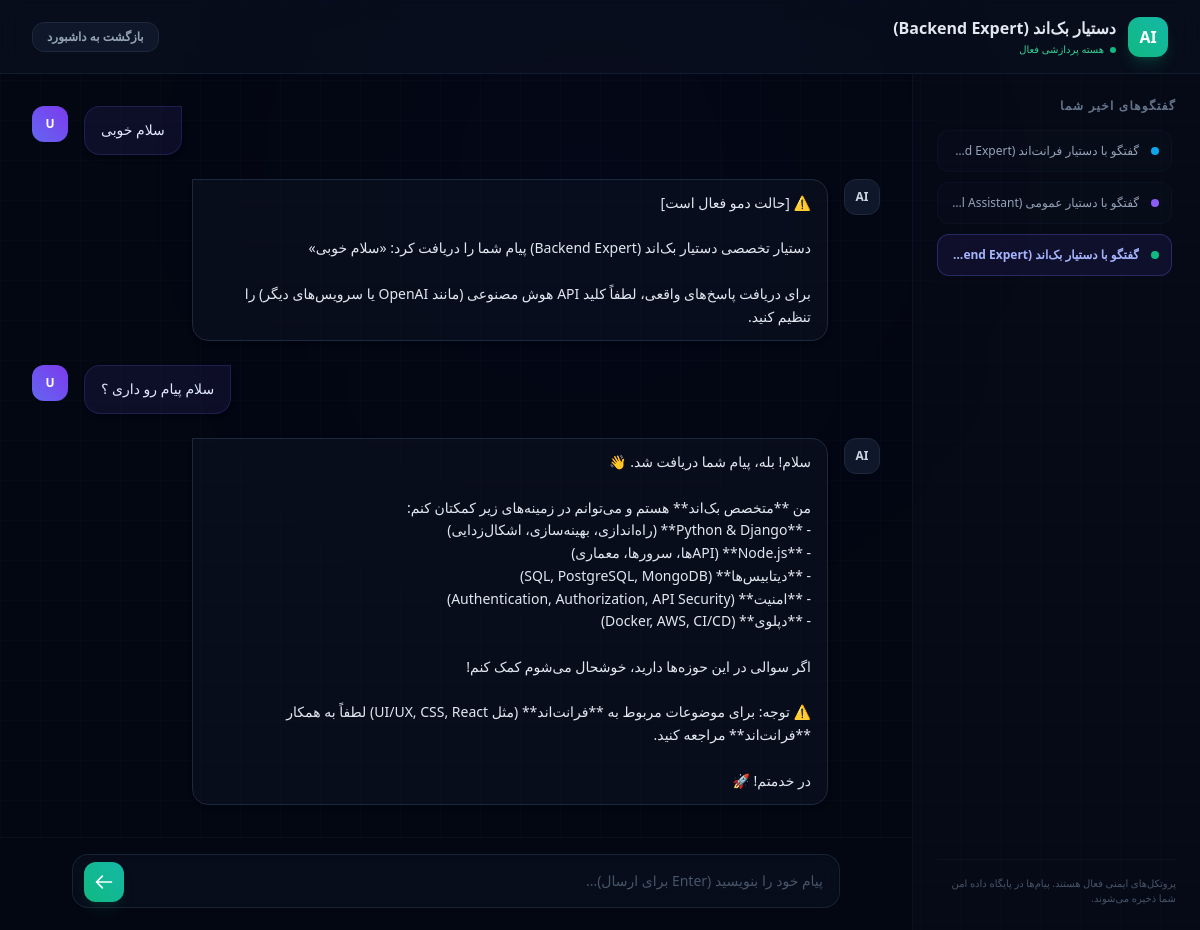
/chat/session/1/ (signed in), run on the app's committed database.
### chat/models.py (models this page shows, shortened)
class ChatSession(models.Model):
    AGENT_CHOICES = [
        ('frontend', 'دستیار فرانت‌اند (Frontend Expert)'),
        ('backend', 'دستیار بک‌اند (Backend Expert)'),
        ('general', 'دستیار عمومی (General Assistant)'),
    ]
    user = models.ForeignKey(User, on_delete=models.CASCADE, related_name='chat_sessions')
    agent_type = models.CharField(max_length=20, choices=AGENT_CHOICES, verbose_name="نوع ایجنت")
    created_at = models.DateTimeField(auto_now_add=True, verbose_name="زمان شروع گفتگو")

class ChatMessage(models.Model):
    SENDER_CHOICES = [
        ('user', 'کاربر'),
        ('ai', 'هوش مصنوعی'),
    ]
    session = models.ForeignKey(ChatSession, on_delete=models.CASCADE, related_name='messages', verbose_name="جلسه چت")
    sender = models.CharField(max_length=10, choices=SENDER_CHOICES, verbose_name="فرستنده")
    content = models.TextField(verbose_name="متن پیام")
    timestamp = models.DateTimeField(auto_now_add=True, verbose_name="زمان ارسال")
    class Meta:
        ordering = ['timestamp']

### chat/views.py (the view)
# urls.py: path('session/<int:session_id>/', views.chat_room_view, name='chat_room'),
@login_required
def chat_room_view(request, session_id):
    session = get_object_or_404(ChatSession, id=session_id, user=request.user)
    messages = session.messages.all()
    context = {
        'session': session,
        'chat_messages': messages,
    }
    return render(request, 'chat/chat_room.html', context)

### templates/chat/chat_room.html (shortened to what this page needs)
<!DOCTYPE html>
<html lang="fa" dir="rtl">
<head>
    <script src="https://cdn.tailwindcss.com"></script>
</head>
<body class="bg-[#030712] bg-grid text-slate-100 h-screen flex flex-col justify-between overflow-hidden relative">
    <div class="absolute top-0 left-1/3 w-96 h-96 bg-indigo-600/5 rounded-full blur-[140px] pointer-events-none"></div>
    <header class="bg-slate-900/40 backdrop-blur-md border-b border-slate-800/60 p-4 md:px-8 flex items-center justify-between z-20">
        <div class="flex items-center gap-3">
            <div class="w-10 h-10 rounded-xl flex items-center justify-center text-white font-bold shadow-lg
                {% if session.agent_type == 'frontend' %} bg-gradient-to-tr from-sky-500 to-cyan-500 shadow-sky-500/20
                {% elif session.agent_type == 'backend' %} bg-gradient-to-tr from-emerald-500 to-teal-500 shadow-emerald-500/20
                {% else %} bg-gradient-to-tr from-violet-500 to-indigo-500 shadow-violet-500/20 {% endif %}">
                AI
            </div>
            <div>
                <h1 class="text-sm md:text-base font-bold text-slate-200">{{ session.get_agent_type_display }}</h1>
                <p class="text-[10px] text-emerald-400 flex items-center gap-1.5 mt-0.5">
                    <span class="w-1.5 h-1.5 rounded-full bg-emerald-500 animate-pulse"></span> هسته پردازشی فعال
                </p>
            </div>
        </div>
        <a href="{% url 'chat:dashboard' %}" class="px-3.5 py-1.5 bg-slate-900 border border-slate-800 hover:border-slate-700 rounded-xl text-xs font-semibold text-slate-400 hover:text-slate-200 transition-all">
            بازگشت به داشبورد
        </a>
    </header>
    <div class="flex-1 flex overflow-hidden w-full max-w-7xl mx-auto z-10">
        <aside class="w-72 bg-slate-900/20 border-l border-slate-900/60 p-6 hidden md:flex flex-col justify-between">
            <div class="flex flex-col h-full overflow-hidden">
                <h3 class="text-xs font-semibold text-slate-500 uppercase tracking-widest mb-4">گفتگوهای اخیر شما</h3>
                <div class="flex-1 overflow-y-auto sidebar-scroll space-y-2.5 pr-1">
                    {% for s in request.user.chat_sessions.all|dictsortreversed:"id" %}
                        <a href="{% url 'chat:chat_room' s.id %}" class="flex items-center gap-3 p-3 rounded-xl border transition-all text-xs
                            {% if s.id == session.id %}
                                bg-indigo-950/40 border-indigo-500/30 text-indigo-300 font-semibold
                            {% else %}
                                bg-slate-900/20 border-slate-900/60 text-slate-400 hover:text-slate-200 hover:border-slate-800
                            {% endif %}">
                            <span class="w-2 h-2 rounded-full shrink-0
                                {% if s.agent_type == 'frontend' %} bg-sky-500
                                {% elif s.agent_type == 'backend' %} bg-emerald-500
                                {% else %} bg-violet-500 {% endif %}"></span>
                            <span class="truncate">گفتگو با {{ s.get_agent_type_display }}</span>
                        </a>
                    {% empty %}
                        <p class="text-slate-600 text-xs text-center py-4">هنوز گفتگویی شروع نکرده‌اید.</p>
                    {% endfor %}
                </div>
            </div>
            <div class="text-[10px] text-slate-600 border-t border-slate-900/60 pt-4 mt-4">
                <p>پروتکل‌های ایمنی فعال هستند. پیام‌ها در پایگاه داده امن شما ذخیره می‌شوند.</p>
            </div>
        </aside>
        <main class="flex-1 flex flex-col justify-between overflow-hidden relative">
            <div id="chat-box" class="flex-1 overflow-y-auto p-4 md:p-8 space-y-6">
                {% for message in chat_messages %}
                    <div class="flex gap-4 {% if message.sender == 'user' %}flex-row-reverse{% endif %}">
                        <div class="w-9 h-9 rounded-xl overflow-hidden shrink-0 shadow-sm flex items-center justify-center text-xs font-bold
                            {% if message.sender == 'user' %} bg-gradient-to-tr from-indigo-500 to-violet-600 text-white {% else %} bg-slate-900 border border-slate-800 text-slate-300 {% endif %}">
                            {% if message.sender == 'user' %}
                                U
                            {% else %}
                                AI
                            {% endif %}
                        </div>
                        <div class="max-w-[75%] rounded-2xl px-4 py-3 text-sm leading-relaxed shadow-md border
                            {% if message.sender == 'user' %} bg-indigo-950/40 border-indigo-500/20 text-indigo-100 rounded-tr-none {% else %} bg-slate-900/40 border-slate-800 text-slate-200 rounded-tl-none {% endif %}">
                            <div class="msg-content whitespace-pre-line">{{ message.content }}</div>
                        </div>
                    </div>
                {% endfor %}
            </div>
            <div class="bg-[#030712] border-t border-slate-900/60 p-4">
                <form id="message-form" class="relative max-w-3xl w-full mx-auto">
                    <textarea id="message-input" rows="1" placeholder="پیام خود را بنویسید (Enter برای ارسال)..."
                        class="w-full bg-slate-900/40 backdrop-blur-md border border-slate-800/80 rounded-2xl py-4 pr-4 pl-16 text-sm text-slate-100 placeholder-slate-600 focus:border-indigo-500 focus:outline-none resize-none overflow-hidden max-h-48 shadow-inner"></textarea>
                    <button type="submit" id="send-btn" class="absolute left-3 bottom-3 w-10 h-10 rounded-xl text-white flex items-center justify-center transition-all shadow-lg
                        {% if session.agent_type == 'frontend' %} bg-gradient-to-tr from-sky-500 to-cyan-500 hover:from-sky-600 hover:to-cyan-600 shadow-sky-500/10
                        {% elif session.agent_type == 'backend' %} bg-gradient-to-tr from-emerald-500 to-teal-500 hover:from-emerald-600 hover:to-teal-600 shadow-emerald-500/10
                        {% else %} bg-gradient-to-tr from-violet-500 to-indigo-500 hover:from-violet-600 hover:to-indigo-700 shadow-violet-500/10 {% endif %}">
                        <svg class="w-5 h-5 rotate-180" fill="none" stroke="currentColor" viewBox="0 0 24 24"><path stroke-linecap="round" stroke-linejoin="round" stroke-width="2" d="M14 5l7 7m0 0l-7 7m7-7H3"/></svg>
                    </button>
                </form>
            </div>
        </main>
    </div>
</body>
</html>

### templates/chat/chat_room.html (style rules this page uses)
body { font-family: system-ui, -apple-system, sans-serif; }
.bg-grid { background-size: 40px 40px; background-image: linear-gradient(to right, rgba(255, 255, 255, 0.01) 1px, transparent 1px), linear-gradient(to bottom, rgba(255, 255, 255, 0.01) 1px, transparent 1px); }

### data on the page
ChatSession: agent_type "دستیار بک‌اند (Backend Expert)", agent_type "دستیار بک‌اند…"
ChatSession: agent_type "دستیار فرانت‌اند…"
ChatSession: agent_type "دستیار عمومی…"
ChatMessage: sender "U", content "سلام خوبی"
ChatMessage: sender "AI", content "⚠️ [حالت دمو فعال است] دستیار تخصصی دستیار بک‌اند (Backend Expert) پیام شما را دریافت کرد: «سلام خوبی» برای دریافت پاسخ‌های واقعی، لطفاً کلید API هوش مصنوعی (مانند OpenAI یا سرویس‌های دیگر) را تنظیم کنید."
ChatMessage: sender "U", content "سلام پیام رو داری ؟"
ChatMessage: sender "AI", content "سلام! بله، پیام شما دریافت شد. 👋 من **متخصص بک‌اند** هستم و می‌توانم در زمینه‌های زیر کمکتان کنم: - **Python & Django** (راه‌اندازی، بهینه‌سازی، اشکال‌زدایی) - **Node.js** (APIها، سرورها، معماری) - **دیتابیس‌ها** (SQL, PostgreSQL, MongoDB) - **امنیت** (Authentication, Authorization, API Security) - **دپلوی** (Docker, AWS, CI/CD) اگر سوالی در این حوزه‌ها دارید، خوشحال می‌شوم کمک کنم! ⚠️ توجه: برای موضوعات مربوط به **فرانت‌اند** (مثل UI/UX, CSS, React) لطفاً به همکار **فرانت‌اند** مراجعه کنید. در خدمتم! 🚀"
